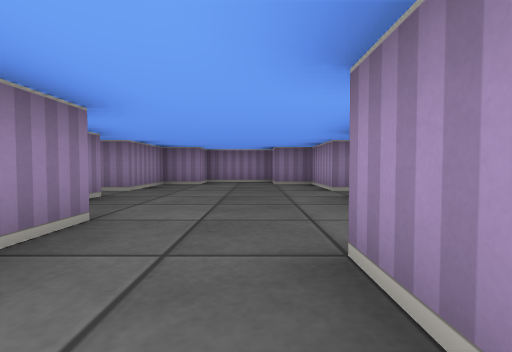
view 1 (above)

18 first-person views from a walk through a cub3D maze. The camera is about half as high as the walls, tilts 2° down and sees 85° across. The floor is counted in squares. Each view is taken from the middle of a square. On the plan, view 1 faces up. The plan holds only what a view shows up to about 9 squares ahead; the rest is blank.

view 2
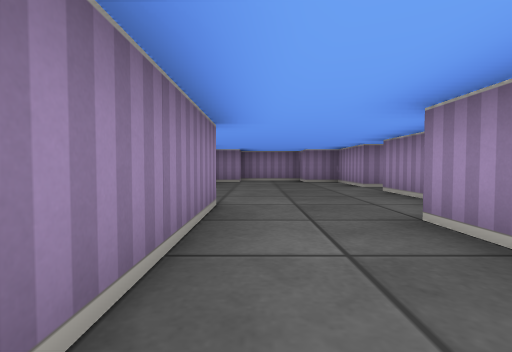

view 3
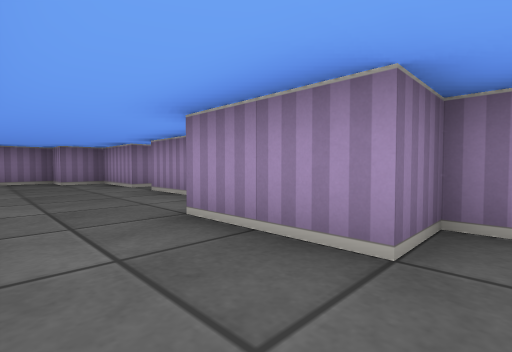

view 4
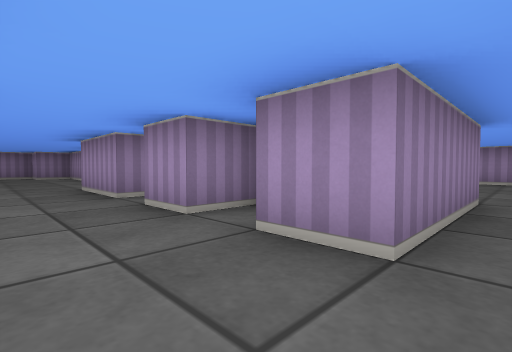

view 5
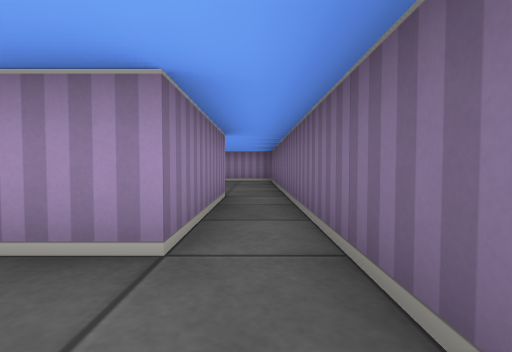

view 6
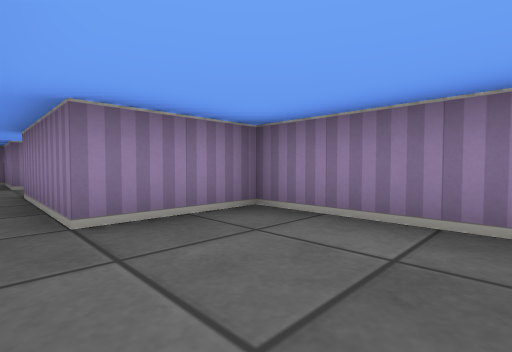

view 7
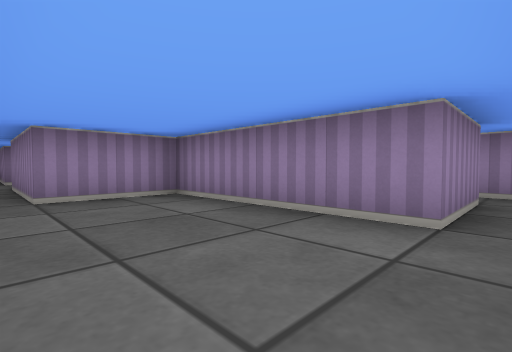

view 8
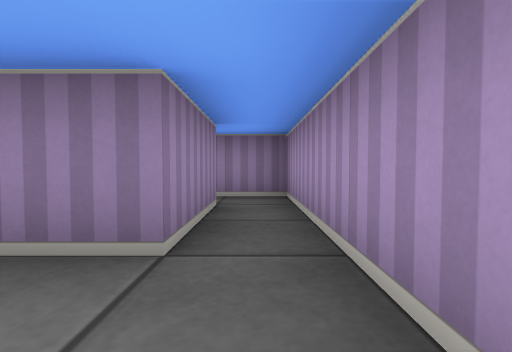

view 9
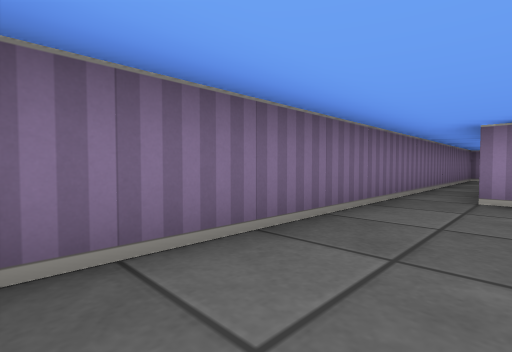

view 10
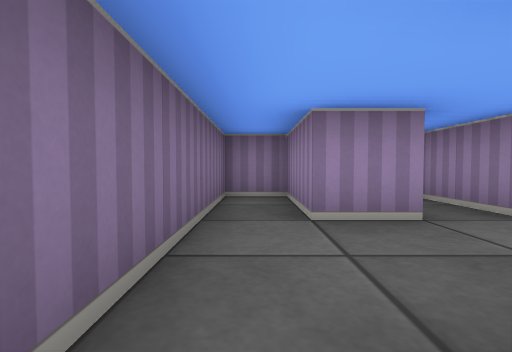

view 11
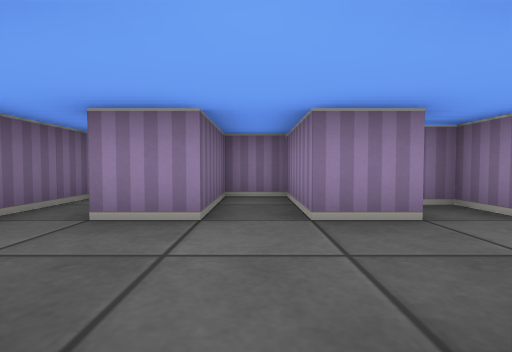

view 12
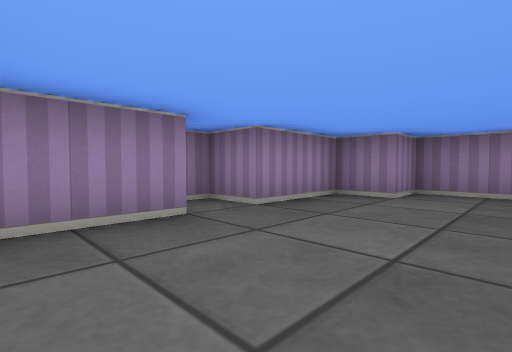

view 13
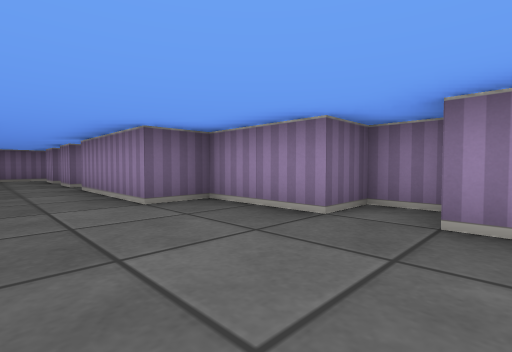

view 14
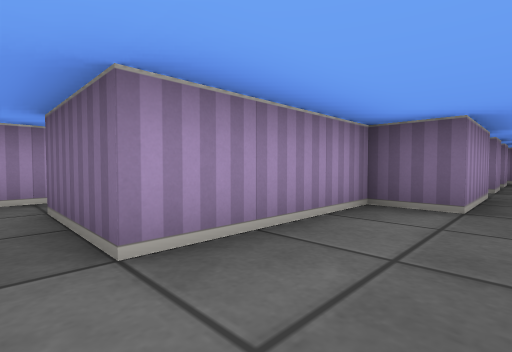

view 15
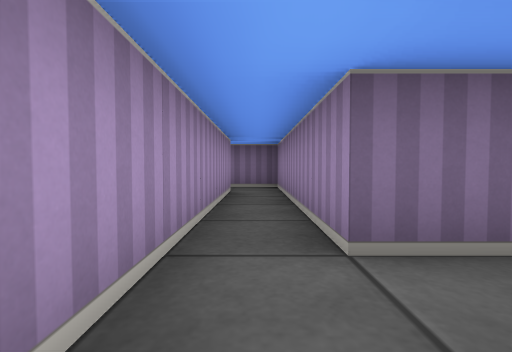

view 16
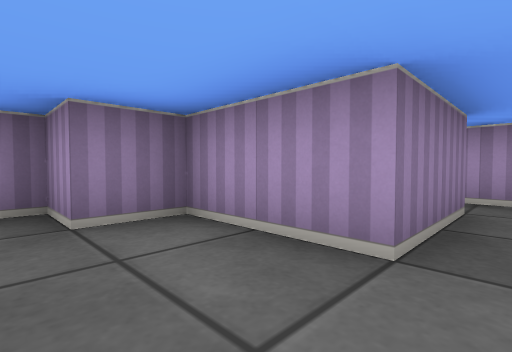

view 17
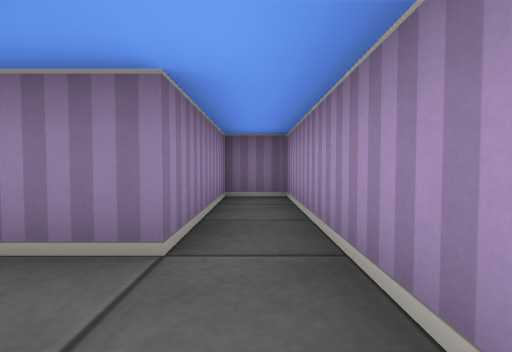

view 18
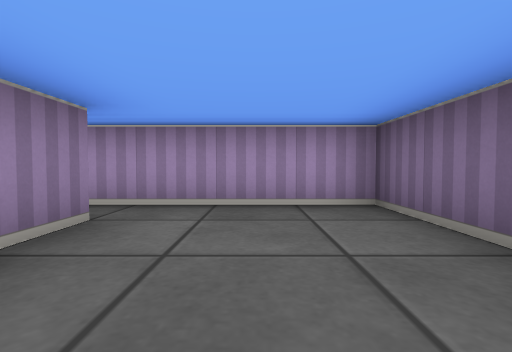

### Floor plan
Points are (right, up) in squares from view 1. A wall is a line through its corners. A room is listed if a view was taken in it or the views show most of it. See-through windows are left out.
Room 1 (views 1, 2, 3, 12, 13, 14, 16)
walls: (1.5, 5.5) (1.5, 7.5) (0.5, 7.5) (0.5, 8.5) (-1.5, 8.5) (-1.5, 7.5) (-2.5, 7.5) (-2.5, 5.5) (-3.5, 5.5) (-3.5, 4.5) (-2.5, 4.5) (-2.5, 2.5) (-1.5, 2.5) (-1.5, -0.5) (-2.5, -0.5) (-2.5, -1); (1.5, -1) (1.5, -0.5) (0.5, -0.5) (0.5, 1.5) (1.5, 1.5) (1.5, 4.5)
ways out: opening at (-0.5, -2) to room 3; opening at (2.5, 5) to room 4
Room 2 (views 4, 5, 6, 7, 8, 9, 10, 18)
walls: (7.5, -0.5) (7.5, -2.5) (3.5, -2.5) (3.5, -4.5) (0.5, -4.5) (0.5, -3.5); (-1.5, -3.5) (-1.5, -4.5) (-3.5, -4.5) (-3.5, -5.5) (8.5, -5.5) (8.5, -0.5)
ways out: opening at (-0.5, -4) to room 3; opening at (8, -1.5)
Room 3 (view 11)
walls: (-1.5, -1.4) (-1.5, -2.5) (-3.5, -2.5) (-3.5, -3.5) (-1.5, -3.5); (1.5, -2.5) (0.5, -2.5) (0.5, -1.5)
ways out: opening at (-0.5, -2) to room 1; opening at (-0.5, -4) to room 2
Room 4 (views 15, 17)
walls: (1.5, 4.5) (3.5, 4.5) (3.5, -0.5) (4.6, -0.5); (4.5, 0.5) (4.5, 8.5) (3.5, 8.5) (3.5, 5.5) (1.5, 5.5)
ways out: opening at (2.5, 5) to room 1

Where each view was taken, in squares from view 1:
view 1: 0 up, 0 right, facing up
view 2: 1 down, 1 left, facing up
view 3: 1 down, 1 left, facing up-right
view 4: 5 down, 1 left, facing up-right
view 5: 5 down, 1 left, facing right
view 6: 5 down, 6 right, facing up-left
view 7: 5 down, 8 right, facing up-left
view 8: 4 down, 8 right, facing up
view 9: 4 down, 8 right, facing down-left
view 10: 5 down, 1 right, facing left
view 11: 3 down, 1 right, facing left
view 12: 3 up, 0 right, facing up-left
view 13: 6 up, 0 right, facing down-left
view 14: 5 up, 0 right, facing down-right
view 15: 6 up, 4 right, facing down
view 16: 5 up, 0 right, facing up-right
view 17: 4 up, 4 right, facing up
view 18: 4 down, 5 right, facing right
